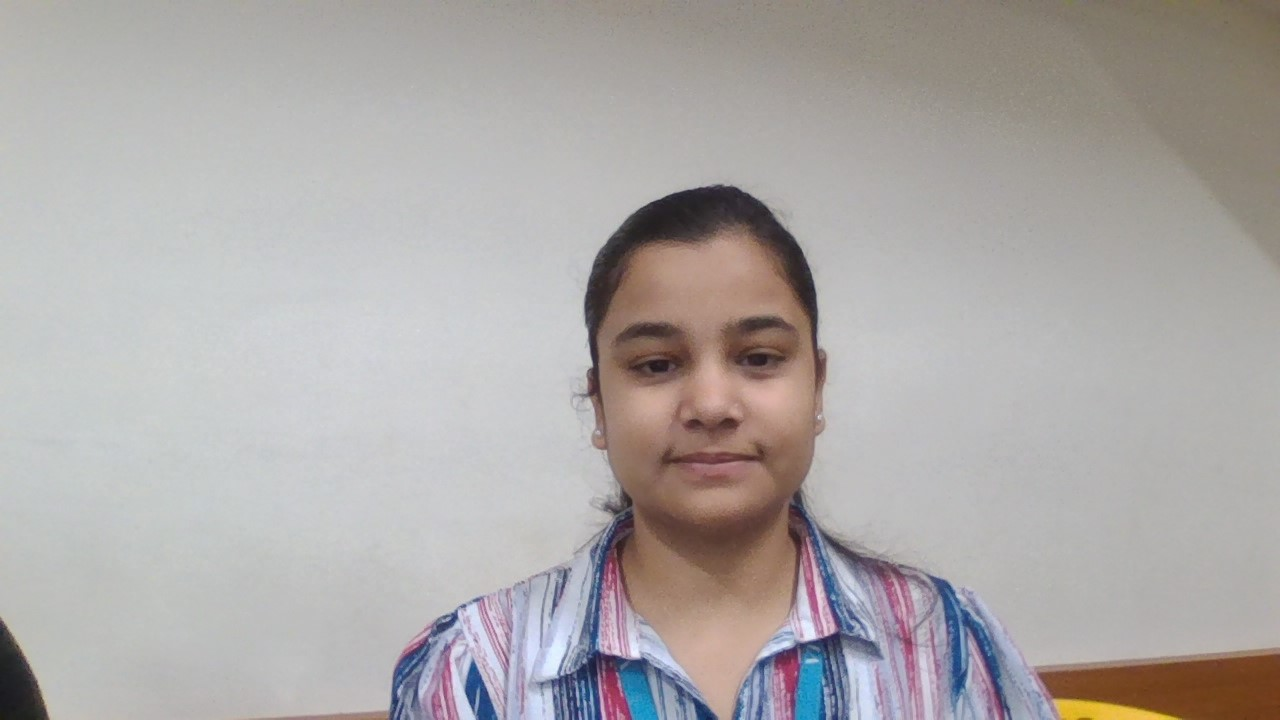
#> input picture templates/TestImages/vasu.jpg, 1280 x 720 px, found by its file name
$ python tester.py
#> lines starting #> are read from the running program, lines starting #| are printed output that depends on the picture; pictures that were not available may be replaced by others from this repository, and a replacement may not be noted
### faceRecognition.py
import cv2
import os
import numpy as np

#This module contains all common functions that are called in tester.py file


#Given an image below function returns rectangle for face detected alongwith gray scale image
def faceDetection(test_img):
    gray_img=cv2.cvtColor(test_img,cv2.COLOR_BGR2GRAY)#convert color image to grayscale
    face_haar_cascade=cv2.CascadeClassifier("C:\\Users\\poona\\Downloads\\Two Factor Authentication\\templates\\HaarCascade\\haarcascade_frontalface_default.xml")#Load haar classifier
    faces=face_haar_cascade.detectMultiScale(gray_img,scaleFactor=1.32,minNeighbors=5)#detectMultiScale returns rectangles

    return faces,gray_img

#Given a directory below function returns part of gray_img which is face alongwith its label/ID
def labels_for_training_data(directory):
    faces=[]
    faceID=[]

    for path,subdirnames,filenames in os.walk(directory):
        for filename in filenames:
            if filename.startswith("."):
                print("Skipping system file")#Skipping files that startwith .
                continue

            id=os.path.basename(path)#fetching subdirectory names
            img_path=os.path.join(path,filename)#fetching image path
            print("img_path:",img_path)
            print("id:",id)
            test_img=cv2.imread(img_path)#loading each image one by one
            if test_img is None:
                print("Image not loaded properly")
                continue
            faces_rect,gray_img=faceDetection(test_img)#Calling faceDetection function to return faces detected in particular image
            if len(faces_rect)!=1:
               continue #Since we are assuming only single person images are being fed to classifier
            (x,y,w,h)=faces_rect[0]
            roi_gray=gray_img[y:y+w,x:x+h]#cropping region of interest i.e. face area from grayscale image
            faces.append(roi_gray)
            faceID.append(int(id))
    return faces,faceID


#Below function trains haar classifier and takes faces,faceID returned by previous function as its arguments
# [4 lines left out: function train_classifier, not called in this run]

#Below function draws bounding boxes around detected face in image
def draw_rect(test_img,face):
    (x,y,w,h)=face
    cv2.rectangle(test_img,(x,y),(x+w,y+h),(255,0,0),thickness=5)

#Below function writes name of person for detected label
def put_text(test_img,text,x,y):
    cv2.putText(test_img,text,(x,y),cv2.FONT_HERSHEY_DUPLEX,2,(255,0,0),4)

### tester.py
import cv2
import os
import numpy as np
import faceRecognition as fr


#This module takes images  stored in diskand performs face recognition
test_img=cv2.imread('C:\\Users\\poona\\Downloads\\Two Factor Authentication\\templates\\TestImages\\vasu.jpg')#test_img path
#> test_img is the input picture: shape (720, 1280, 3); mean B, G, R 167.8, 169.1, 173.4
faces_detected,gray_img=fr.faceDetection(test_img)
#> in faceDetection, `gray_img=cv2.cvtColor(test_img,cv2.COLOR_BGR2GRAY)#convert color image..`:
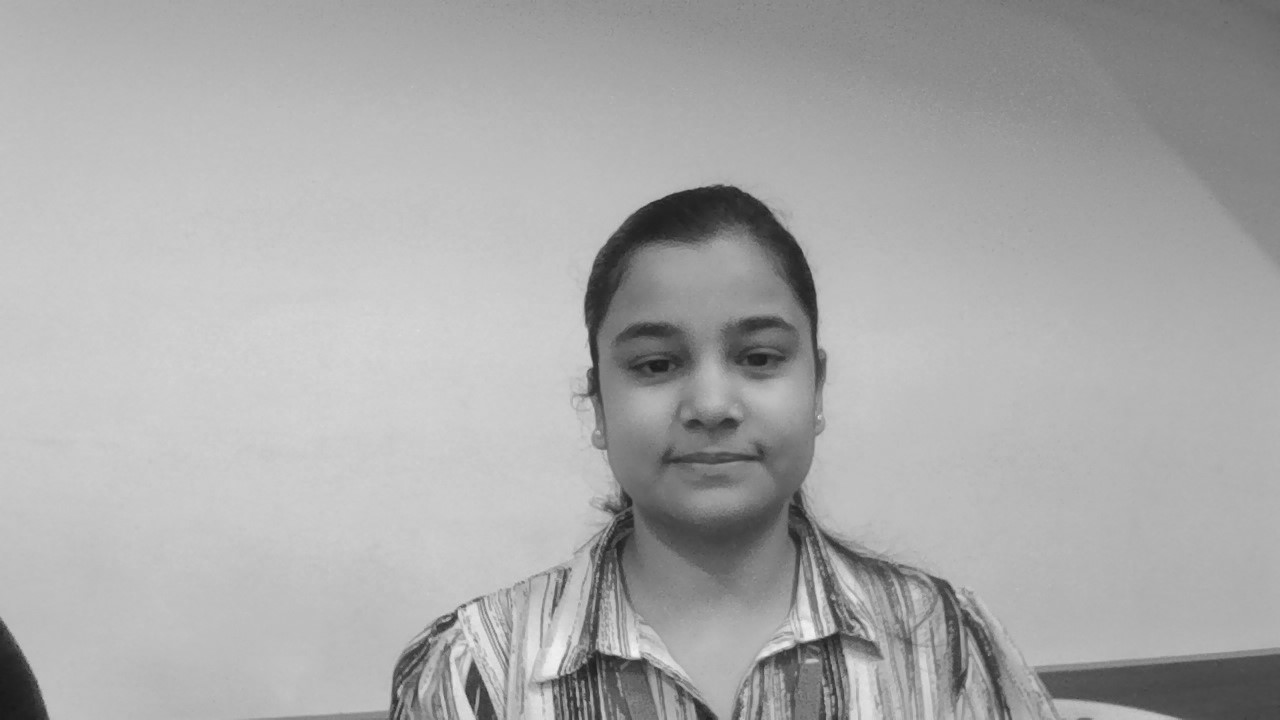
#> gray_img: shape (720, 1280); min 25, max 245, mean 170.2
#> in faceDetection, `faces=face_haar_cascade.detectMultiScale(gray_img,scaleFactor=1.32,min..`: faces = [[564, 241, 295, 295]]
#> faces_detected = [[564, 241, 295, 295]]
print("faces_detected:",faces_detected)
#| faces_detected: [[564 241 295 295]]


#Comment belows lines when running this program second time.Since it saves training.yml file in directory
faces,faceID=fr.labels_for_training_data('C:\\Users\\poona\\Downloads\\Two Factor Authentication\\templates\\trainingImages')
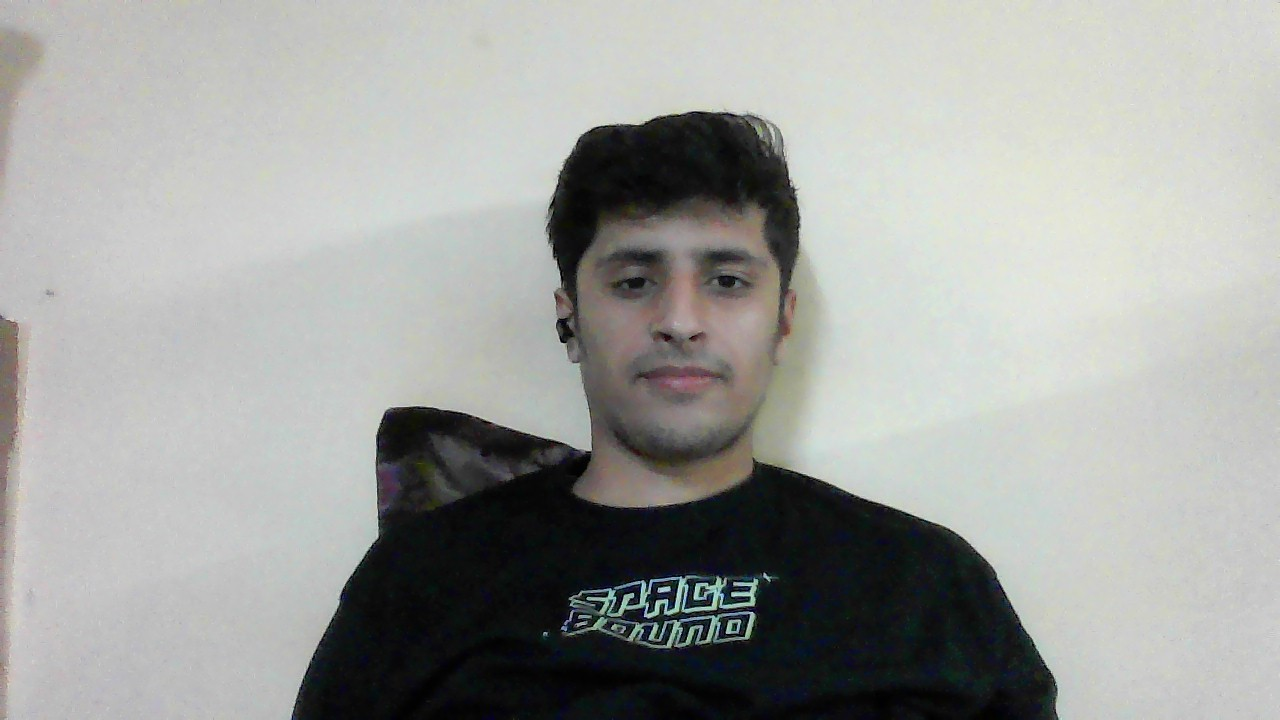
#> input picture templates/TestImages/adi.jpg, 1280 x 720 px, given as the content of the folder Downloads/Two Factor Authentication/templates/trainingImages, which was not available
#> in labels_for_training_data, test_img is the input picture: shape (720, 1280, 3); mean B, G, R 158.2, 161.3, 159.8
#> in labels_for_training_data, `faces_rect,gray_img=faceDetection(test_img)#Calling faceDetection func..`: faces_rect = [[549, 176, 262, 262]]
#> in labels_for_training_data, `(x,y,w,h)=faces_rect[0]`: x = 549; y = 176; w = 262
#> in labels_for_training_data, `roi_gray=gray_img[y:y+w,x:x+h]#cropping region of interest i.e. face a..`:
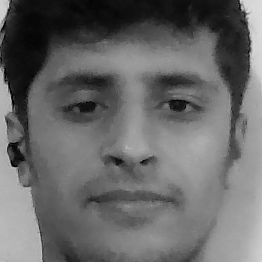
#> roi_gray: shape (262, 262); min 0, max 220, mean 103.8
#> (the run stopped early here; a loop or call above may not have finished)
